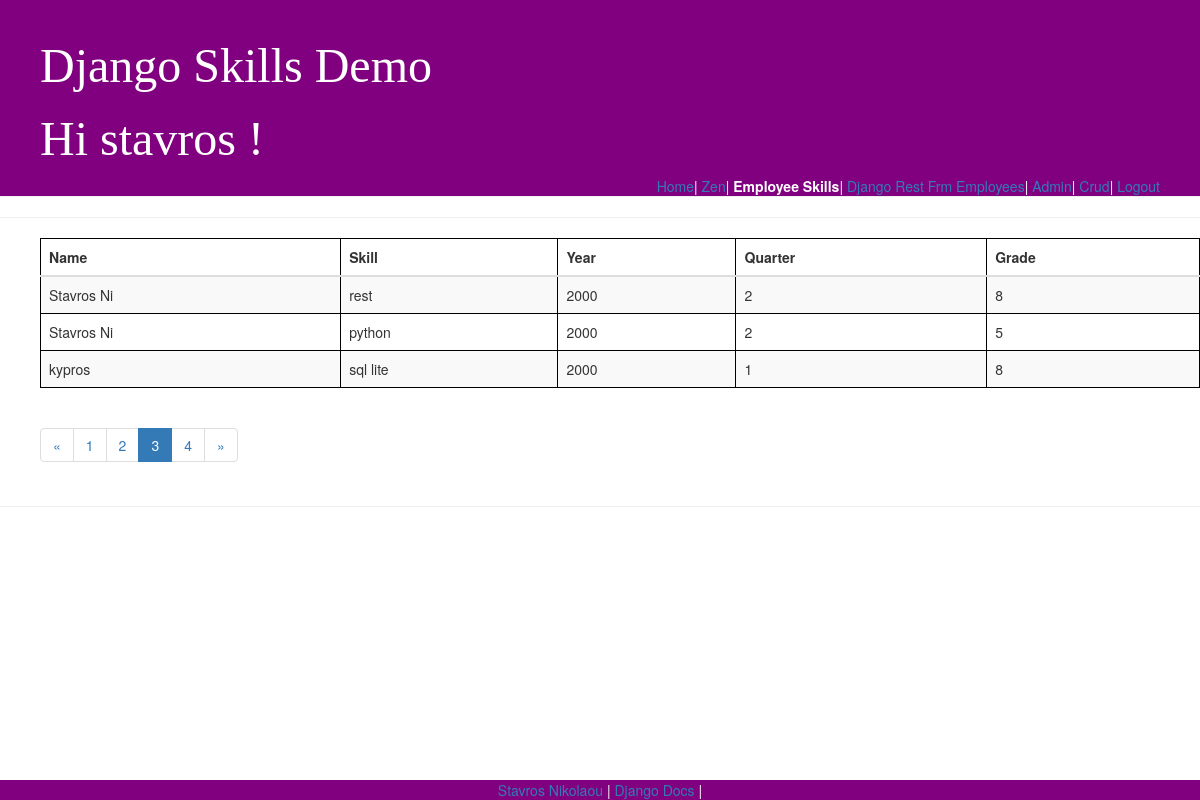
Page /skills/emp_skills_list/?page=3 (signed in) on the earlier database version.
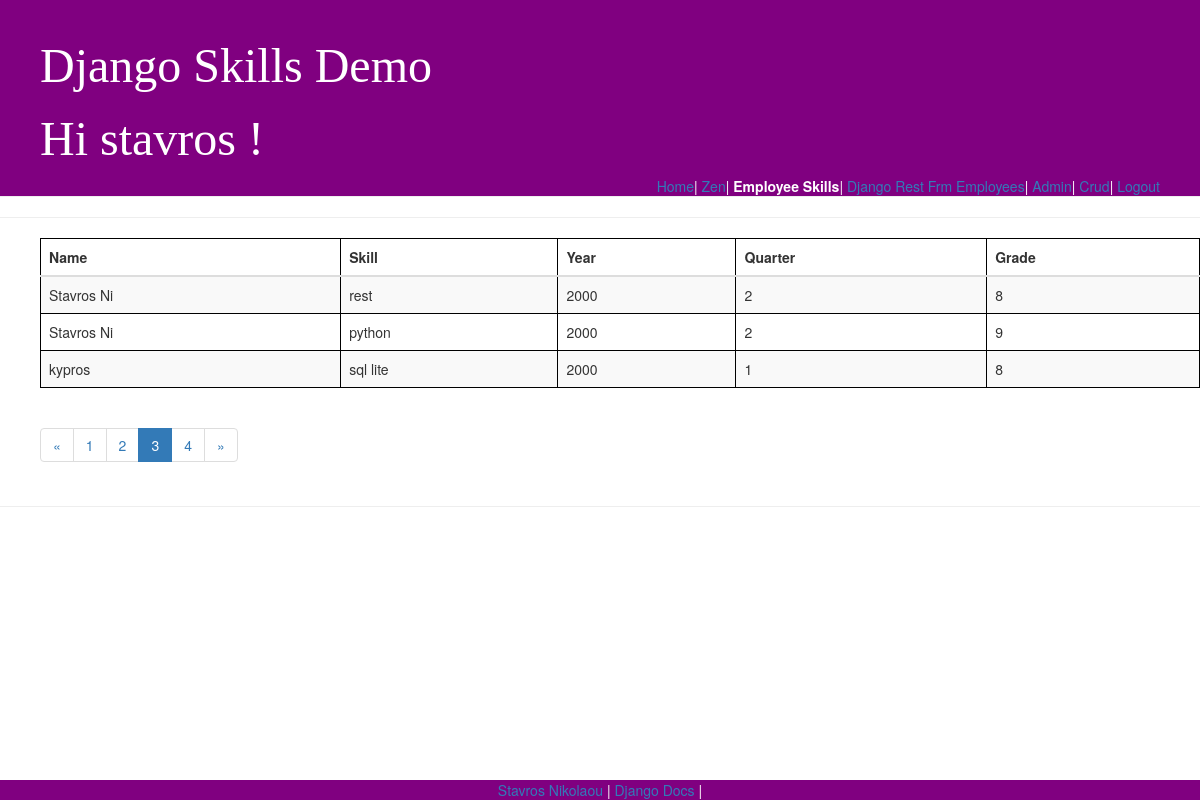
Same page on the later database version.
### skills/models.py (models this page shows, shortened)
class EmpSkills(models.Model):
    id = models.AutoField(primary_key=True)
    year = models.IntegerField(blank=True, null=True)
    quarter = models.IntegerField(blank=True, null=True)
    employee = models.ForeignKey('Employee', models.DO_NOTHING, blank=False, null=False)
    skill = models.ForeignKey('Skill', models.DO_NOTHING, blank=False, null=False)
    grade = models.IntegerField()
    class Meta:
        managed = False
        db_table = 'emp_skills'
        unique_together = (('year', 'quarter', 'employee', 'skill'),)

class Employee(models.Model):
    id = models.AutoField(primary_key=True)
    name = models.CharField(max_length=10)
    get_data=URLField()
    department = models.ForeignKey(Department, models.DO_NOTHING, blank=True, null=True)
    def get_data(self):
        bar_chart=pygal.Bar()
        bar_chart.title = self.name +'  average per quarter'
        data = defaultdict(list)
        for empSkill in EmpSkills.objects.filter(employee=self):
            data[str(empSkill.year) + " Q"+ str(empSkill.quarter)].append(empSkill.grade)
        for key,value in data.items():
            bar_chart.add(key, numpy.mean(value))
        return mark_safe('<img src="%s" width="750" height="550" />' % (bar_chart.render_data_uri()))
    class Meta:
        managed = False
        db_table = 'employee'

class Skill(models.Model):
    id = models.AutoField(primary_key=True)
    name = models.CharField(max_length=10)
    get_data=URLField()
    class Meta:
        managed = False
        db_table = 'skill'
    def get_data(self):
        bar_chart=pygal.Bar()
        bar_chart.title = self.name +'  average per quarter'
        data = defaultdict(list)
        for empSkill in EmpSkills.objects.filter(skill=self):
            data[str(empSkill.year) + " Q"+ str(empSkill.quarter)].append(empSkill.grade)
        for key,value in data.items():
            bar_chart.add(key, numpy.mean(value))
        return mark_safe('<img src="%s" width="750" height="550" />' % (bar_chart.render_data_uri()))

### skills/views.py (the view)
# urls.py: path('skills/emp_skills_list/',views.emp_skills,name='emp_skills'),
@login_required
def emp_skills(request):
    emp_skills_list = EmpSkills.objects.all()
    paginator = Paginator(emp_skills_list, 3) # Show 25 contacts per page
    page = request.GET.get('page')
    emp_skills_list = paginator.get_page(page)
    return render(request, 'skills/emp_skills_list.html', {'list': emp_skills_list})

### skills/templates/skills/emp_skills_list.html (shortened to what this page needs)
{% extends 'base.html' %}
{% block nav-empSkills %}<strong class="nav-active">Employee Skills</strong>{% endblock %}
{% block content %}
<table class="table table-striped">
  <thead>
    <tr>
      <th>Name</th>
      <th>Skill</th>
      <th>Year</th>
      <th>Quarter</th>
      <th>Grade</th>
    </tr>
  </thead>
  <tbody>
    {% for emp in list %}
      <tr>
        <td>{{ emp.employee.name }}</td>
        <td>{{ emp.skill.name }}</td>
        <td>{{ emp.year}}</td>
        <td>{{ emp.quarter}}</td>
        <td>{{ emp.grade}}</td>
      </tr>
    {% endfor %}
  </tbody>
</table>
{% if list.has_other_pages %}
  <ul class="pagination">
    {% if list.has_previous %}
      <li><a href="?page={{ list.previous_page_number }}">&laquo;</a></li>
    {% else %}
      <li class="disabled"><span>&laquo;</span></li>
    {% endif %}
    {% for i in list.paginator.page_range %}
      {% if list.number == i %}
        <li class="active"><span>{{ i }} <span class="sr-only">(current)</span></span></li>
      {% else %}
        <li><a href="?page={{ i }}">{{ i }}</a></li>
      {% endif %}
    {% endfor %}
    {% if list.has_next %}
      <li><a href="?page={{ list.next_page_number }}">&raquo;</a></li>
    {% else %}
      <li class="disabled"><span>&raquo;</span></li>
    {% endif %}
  </ul>
{% endif %}
{% endblock %}

Differences in the rows shown:
changed EmpSkills "python": grade "5" → "9"
